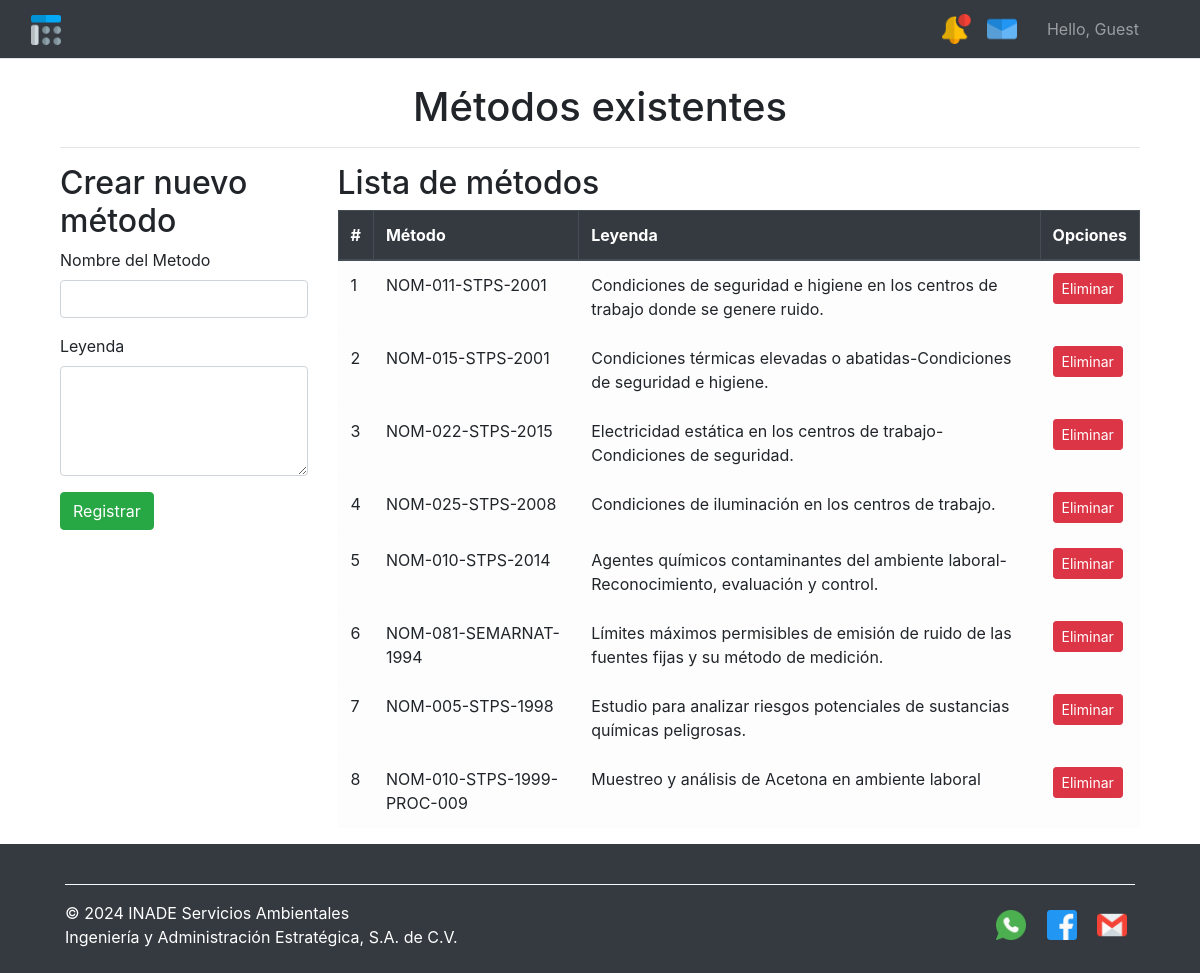
/metodo/, run on an earlier commit of the app's database.
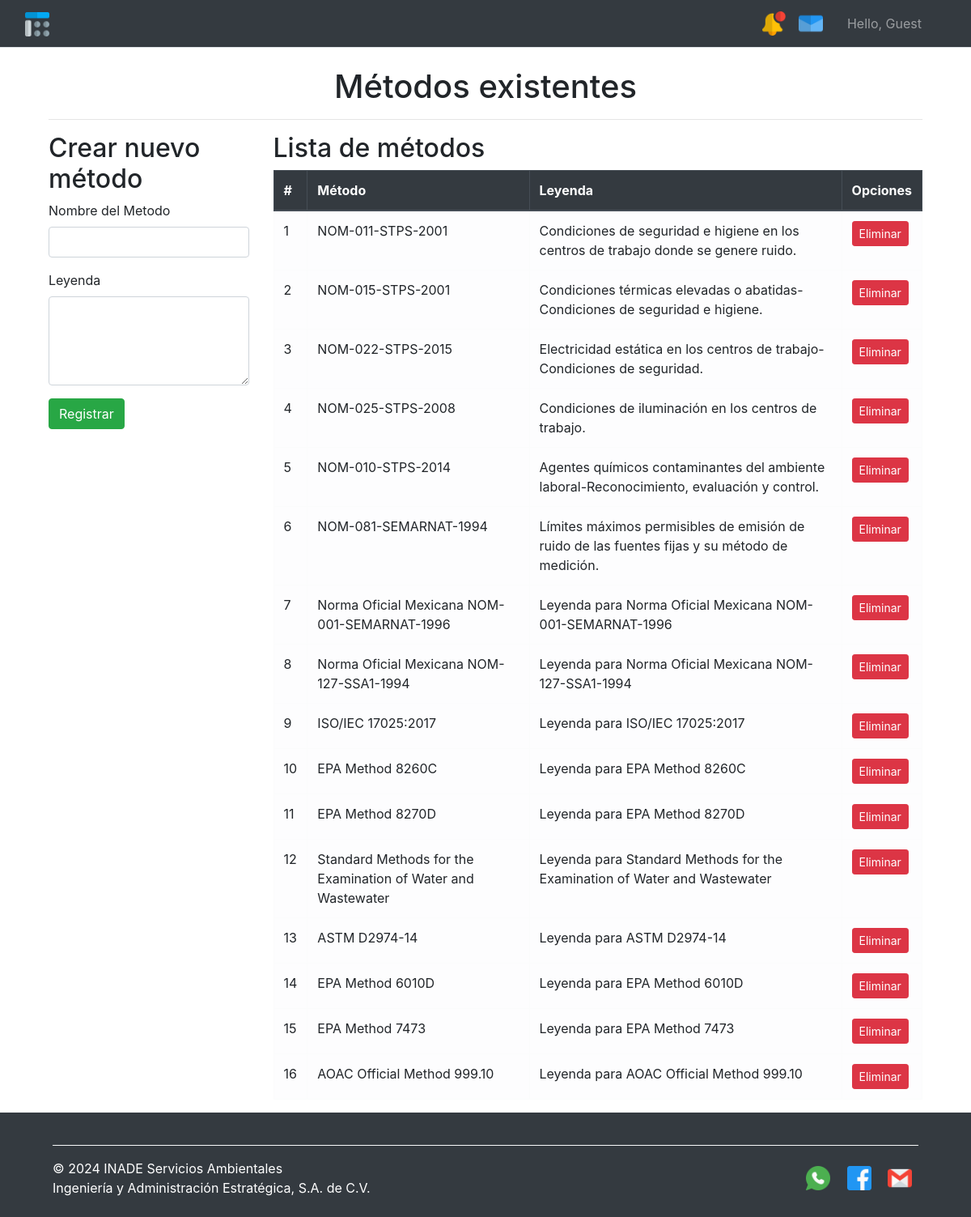
And on a later commit of the database.
### accounts/models.py (models this page shows, shortened)
class Metodo(models.Model):
    nombre = models.CharField(max_length=100)# REPRESENNTA EL METODO
    leyenda = models.TextField(default="Leyenda predeterminada")# MUESTRA UNA DESCRIPCION DE LA NORMA

### accounts/vistas/views_servicios.py (the view)
# urls.py: path('metodo/',views_servicios.metodos_list,name='metodos_list'),
def metodos_list(request):
    metodos = Metodo.objects.all()
    return render(request,'accounts/servicios/servicios_metodos.html', {'metodos': metodos})

### accounts/templates/accounts/servicios/servicios_metodos.html (shortened to what this page needs)
{% extends 'accounts/base_dashboard.html' %}
{% load static %}
{% block content %}
<div class="container mt-4">
    <h1 class="text-center">Métodos existentes</h1>
    <hr />
    <div class="row">
        <div class="col-md-3">
            <h2>Crear nuevo método</h2>
            <form action="{% url 'metodo_create' %}" method="POST">
                <div class="form-group">
                    <label for="id_nombre">Nombre del Metodo</label>
                    <input type="text" name="nombre" class="form-control" maxlength="100" id="id_nombre"  />
                </div>
                <div class="form-group">
                    <label for="id_leyenda">Leyenda</label>
                    <textarea name="leyenda" class="form-control" rows="4" id="id_leyenda" ></textarea>
                </div>
                <input type="submit" class="btn btn-success" value="Registrar" />
            </form>
        </div>
        <div class="col-md-9">
            <h2>Lista de métodos</h2>
            <table class="table table-hover table-light table-bordered">
                <thead class="thead-dark">
                    <tr>
                        <th>#</th>
                        <th>Método</th>
                        <th>Leyenda</th>
                        <th colspan="1">Opciones</th>
                    </tr>
                </thead>
                <tbody>
                    {% for m in metodos %}
                    <tr>
                        <td>{{ forloop.counter }}</td>
                        <td>{{ m.nombre }}</td>
                        <td>{{ m.leyenda }}</td>
                        <td><a href="{% url 'metodo_delete' m.id %}" class="btn btn-danger btn-sm">Eliminar</a></td>
                    </tr>
                    {% endfor %}
                </tbody>
            </table>
        </div>
    </div>
</div>
{% endblock %}

### accounts/templates/accounts/base_dashboard.html (shortened to what this page needs)
<!DOCTYPE html>
<html lang="en">
<head>
    {% load static %}
    <link rel="stylesheet" href="{% static 'css/estilosdashboard.css' %}">
    <link rel="stylesheet" href="https://stackpath.bootstrapcdn.com/bootstrap/4.3.1/css/bootstrap.min.css">
</head>
<body>
  <div class="wrapper">
      <header class="navbar navbar-expand-lg navbar-dark bg-dark border-bottom">
          <div class="container-fluid">
              <div class="navbar-brand">
                  <a href="#"><img class="icon_nav" src="{% static 'img/menu1.png' %}" style="width: 30px;"></a>
              </div>
              <div class="d-flex align-items-center ms-auto">
                  <img class="icon me-3" src="{% static 'img/notificacion.png' %}" alt="Notificaciones" style="width: 30px; margin-right: 15px;">
                  <img class="icon me-3" src="{% static 'img/sobre.png' %}" alt="Mensajes" style="width: 30px;">
                  <span class="navbar-text titulousuario" style="margin-left: 30px; margin-right: 30px;">Hello, {{ user.username|default:'Guest' }}</span>
              </div>
          </div>
      </header>
      <div class="content">
          <main class="container mt-4">
              {% block content %}
              {% endblock %}
          </main>
      </div>
  </div>
  <footer class="bg-dark text-white py-4 mt-auto" style="width: 100%; padding: 50px;margin-top: auto;">
    <div class="container">
        <hr class="border-light">
        <div class="row align-items-center">
            <div class="col-md-6 text-center text-md-left mb-3 mb-md-0">
                <p class="mb-0">
                    <a href="https://www.inade.mx/" class="text-white">&copy; 2024 INADE Servicios Ambientales</a> <br>
                    Ingeniería y Administración Estratégica, S.A. de C.V.
                </p>
            </div>
            <div class="col-md-6 text-center text-md-right">
                <a href="" class="text-white mx-2">
                    <img src="{% static 'img/whatsapp.png' %}" alt="WhatsApp" style="width: 30px; height: 30px;">
                </a>
                <a href="https://www.facebook.com/p/Ingenier%C3%ADa-y-Administraci%C3%B3n-Estrat%C3%A9gica-SA-de-CV-100067820710003/" class="text-white mx-2">
                    <img src="{% static 'img/facebook.png' %}" alt="Facebook" style="width: 30px; height: 30px;">
                </a>
                <a href="" class="text-white mx-2">
                    <img src="{% static 'img/gmail.png' %}" alt="Gmail" style="width: 30px; height: 30px;">
                </a>
            </div>
        </div>
    </div>
  </footer>
</body>
</html>

### accounts/static/css/estilosdashboard.css (style rules this page uses)
html, body { height: 100%; margin: 0; }
.wrapper { display: flex; flex-direction: column; min-height: 89vh; }
footer { background-color: #2e2e2e; color: #ffffff8d; padding: 50px; width: 100%; z-index: 1; margin-top: auto; }

What changed in the data, as far as the page shows it:
removed Metodo: nombre "NOM-005-STPS-1998", leyenda "Estudio para analizar riesgos potenciales de sustancias químicas peligrosas."
removed Metodo: nombre "NOM-010-STPS-1999- PROC-009", leyenda "Muestreo y análisis de Acetona en ambiente laboral"
added Metodo: nombre "Norma Oficial Mexicana NOM-001-SEMARNAT-1996", leyenda "Leyenda para Norma Oficial Mexicana NOM-001-SEMARNAT-1996"
added Metodo: nombre "Norma Oficial Mexicana NOM-127-SSA1-1994", leyenda "Leyenda para Norma Oficial Mexicana NOM-127-SSA1-1994"
added Metodo: nombre "ISO/IEC 17025:2017", leyenda "Leyenda para ISO/IEC 17025:2017"
added Metodo: nombre "EPA Method 8260C", leyenda "Leyenda para EPA Method 8260C"
added Metodo: nombre "EPA Method 8270D", leyenda "Leyenda para EPA Method 8270D"
added Metodo: nombre "Standard Methods for the Examination of Water and Wastewater", leyenda "Leyenda para Standard Methods for the Examination of Water and Wastewater"
added Metodo: nombre "ASTM D2974-14", leyenda "Leyenda para ASTM D2974-14"
added Metodo: nombre "EPA Method 6010D", leyenda "Leyenda para EPA Method 6010D"
added Metodo: nombre "EPA Method 7473", leyenda "Leyenda para EPA Method 7473"
added Metodo: nombre "AOAC Official Method 999.10", leyenda "Leyenda para AOAC Official Method 999.10"
